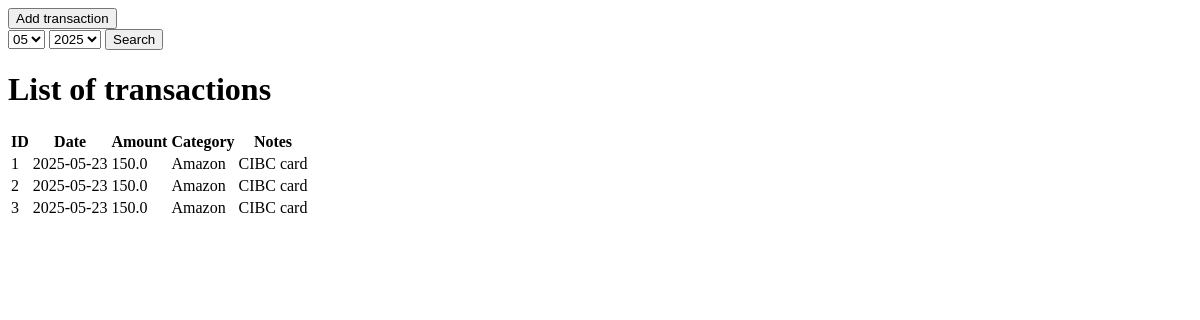
Before: / with the older database file.
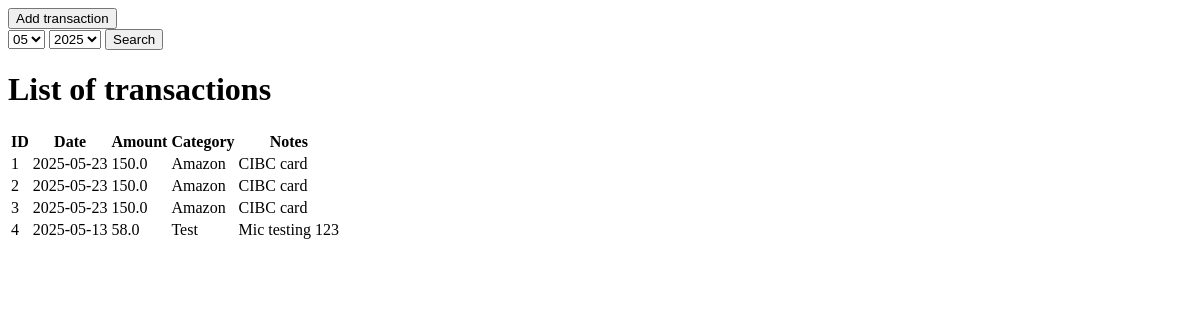
After: the same page with the newer database file.
### tables this page shows
CREATE TABLE expenses(
	id INTEGER PRIMARY KEY AUTOINCREMENT,
	date TEXT NOT NULL,
	amount REAL NOT NULL,
	category TEXT NOT NULL,
	notes TEXT);

### app.py (the view)
@app.route("/")
def home():
	conn = sq.connect("expenses.db")
	cursor=conn.cursor()
	cursor.execute("""SELECT DISTINCT strftime('%m', date), strftime('%Y', date) FROM expenses""")
	month_year=cursor.fetchall()
	selected_month=request.args.get("month")
	selected_year=request.args.get("year")
	if selected_month and selected_month:
		cursor.execute("""SELECT*FROM expenses WHERE strftime('%m', date) = ? AND strftime('%Y', date) = ?""", (selected_month,selected_year))
	else:
		cursor.execute("""SELECT*FROM expenses""")
	expenses=cursor.fetchall()
	conn.close()
	return render_template("home.html", month=[item[0] for item in month_year], year= [item[1] for item in month_year], expenses=expenses)

### templates/home.html (shortened to what this page needs)
<html>
	<head>
	</head>
	<body>
		<a href= "/accounts-expenses">
			<button type="button">Add transaction</button>
		</a>
		<form method="GET" action="/">
			<select name="month" id="month">
				{% for item in month %}
				<option value="{{item}}" {% if item == request.args.get('month') %}selected{% endif %}>{{item}}</option>
				{% endfor %}
			</select>
			<select name="year" id="year">
				{% for item in year %}
				<option value="{{item}}" {% if item == request.args.get('year') %}selected{% endif %}>{{item}}</option>
				{% endfor %}
			</select>
			<button type="submit">Search</button>
		</form>
		<h1>List of transactions</h1>
		<table>
			<tr>
				<th>ID</th>
				<th>Date</th>
				<th>Amount</th>
				<th>Category</th>
				<th>Notes</th>
			</tr>
			{% for items in expenses %}
			<tr>
				<td>{{items[0]}}</td>
				<td>{{items[1]}}</td>
				<td>{{items[2]}}</td>
				<td>{{items[3]}}</td>
				<td>{{items[4]}}</td>
			</tr>
			{% endfor %}
		</table>
	</body>
</html>

Changed rows visible on the page:
added expenses: id "4", date "2025-05-13", amount "58.0", category "Test", notes "Mic testing 123"
